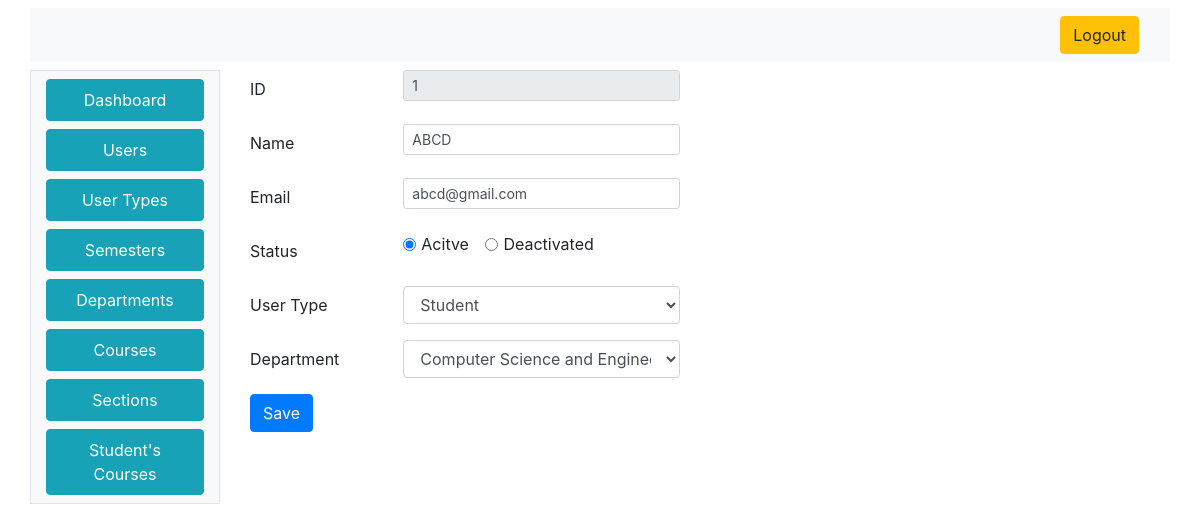
The app's page /admin/edit_user.php?UserID=1 with its own data.
### tables this page shows
CREATE TABLE `users` (
  `UserID` int(11) NOT NULL,
  `UserName` varchar(100) NOT NULL,
  `UserEmail` varchar(50) NOT NULL,
  `Password` varchar(25) NOT NULL,
  `Status` tinyint(1) NOT NULL,
  `UserTypeID` int(11) NOT NULL,
  `DepartmentID` int(11) DEFAULT NULL
);

### index_model.php (called while the page is built, shortened)
<?php
class IndexModel
{
	public $con;
	public function IndexModel()
	{
		$this->host = "localhost:3306";
		$this->user = "root";
		$this->pass = "";
		$this->dbname = "ams";
		$this->con =  new mysqli($this->host, $this->user, $this->pass, $this->dbname);
	}
	public function getAllUserTypesInfo()
	{
		$q = "SELECT * FROM usertype";
		$r = mysqli_query($this->con, $q);
		if ($r == false) {
			return 0;
		} else {
			return $r;
		}
	}
	public function getAllDepartmentsInfo()
	{
		$q = "SELECT * FROM department";
		$r = mysqli_query($this->con, $q);
		if ($r == false) {
			return 0;
		} else {
			return $r;
		}
	}
	public function getUserInfoByID($UserID)
	{
		$q = "SELECT *,UserTypeTitle,DepartmentName FROM users LEFT OUTER JOIN department on users.DepartmentID = department.DepartmentID LEFT OUTER JOIN usertype on users.UserTypeID= usertype.UserTypeID where users.UserID=" . $UserID;
		$r = mysqli_query($this->con, $q);
		if ($r == false) {
			return 0;
		} else {
			return $r;
		}
	}
}

### admin/edit_user.php (the view, shortened to what this page needs)
<html>
<head>
  <link rel="stylesheet" href="css.css">
  <link rel="stylesheet" href="https://stackpath.bootstrapcdn.com/bootstrap/4.4.1/css/bootstrap.min.css">
</head>
<body>
  <div class="container mt-2">
    <div class="row">
      <div class="col-12 mb-2 bg-light">
        <nav class="navbar navbar-expand-lg navbar-light bg-light justify-content-end">
          <a class="btn btn-warning ml-2" href="../logout.php"><i class="fa fa-sign-out" aria-hidden="true"></i>
            Logout
          </a>
        </nav>
      </div>
      <div class="col-2 bg-light border">
        <nav class=" d-none d-md-block bg-light sidebar">
          <?php
          require_once('sidebar.php');
          ?>
        </nav>
      </div>
      <div class="col-10 bg-transparent">
        <div class="container-fluid">
          <?php
          require_once('../index_model.php');
          $indObj = new IndexModel();
          $rs = $indObj->getUserInfoByID($_GET['UserID']);
          while ($r = mysqli_fetch_assoc($rs)) {
          ?>
            <form method="POST" action="update_user.php" name="datavalid" onsubmit="return validateForm()">
              <div class="form-group row">
                <label for="UserID" class="col-sm-2 col-form-label">ID</label>
                <div class="col-4">
                  <input type="text" class="form-control form-control-sm" name="UserID" value='<?php echo $r['UserID'] ?>' readonly required>
                </div>
              </div>
              <div class="form-group row">
                <label for="UserName" class="col-sm-2 col-form-label">Name</label>
                <div class="col-4">
                  <input type="text" class="form-control form-control-sm" name="UserName" value='<?php echo $r['UserName'] ?>' required>
                </div>
              </div>
              <div class="form-group row">
                <label for="UserEmail" class="col-sm-2 col-form-label">Email</label>
                <div class="col-4">
                  <input type="email" class="form-control form-control-sm" name="UserEmail" value='<?php echo $r['UserEmail'] ?>' required>
                </div>
              </div>
              <div class="form-group row">
                <label for="Status" class="col-sm-2 col-form-label">Status</label>
                <div class="col-4">
                  <?php
                  if ($r['Status'] == 1) {
                  ?>
                    <div class="form-check form-check-inline">
                      <input class="form-check-input" type="radio" name="Status" id="Active" value="1" checked>
                      <label class="form-check-label" for="Active">Acitve</label>
                    </div>
                    <div class="form-check form-check-inline">
                      <input class="form-check-input" type="radio" name="Status" id="Deactivated" value="0">
                      <label class="form-check-label" for="Deactivated">Deactivated</label>
                    </div>
                  <?php
                  }
                  ?>
                </div>
              </div>
              <div class="form-group row">
                <label for="UserTypeID" class="col-sm-2 col-form-label">User Type</label>
                <div class="col-4">
                  <select class="form-control" id="UserTypeID" name="UserTypeID">
                    <?php
                    require_once('../index_model.php');
                    $indObj = new IndexModel();
                    $rs = $indObj->getAllUserTypesInfo();
                    while ($d = mysqli_fetch_assoc($rs)) {
                      if ($r["UserTypeID"] == $d["UserTypeID"]) {
                        echo $str = "<option value=" . $d["UserTypeID"] . " selected>" . $d["UserTypeTitle"] . "</option>";
                      } else {
                        echo $str = "<option value=" . $d["UserTypeID"] . ">" . $d["UserTypeTitle"] . "</option>";
                      }
                    }
                    ?>
                  </select>
                </div>
              </div>
              <div class="form-group row">
                <label for="DepartmentID" class="col-sm-2 col-form-label">Department</label>
                <div class="col-4">
                  <select class="form-control" id="DepartmentID" name="DepartmentID">
                  <?php
                  require_once('../index_model.php');
                  $indObj = new IndexModel();
                  $rs = $indObj->getAllDepartmentsInfo();
                  while ($d = mysqli_fetch_assoc($rs)) {
                    if ($r["DepartmentID"] == $d["DepartmentID"]) {
                      echo $str = "<option value=" . $d["DepartmentID"] . " selected>" . $d["DepartmentName"] . "</option>";
                    } else {
                      echo $str = "<option value=" . $d["DepartmentID"] . ">" . $d["DepartmentName"] . "</option>";
                    }
                  }
                }
                  ?>
                  </select>
                </div>
              </div>
              <button type="submit" class="btn btn-primary"> Save</button>
            </form>
        </div>
      </div>
    </div>
  </div>
</body>
</html>

### records on screen
users: UserID "1", UserName "ABCD", UserEmail "abcd@gmail.com"

### other values on screen
form field UserTypeID "Student"
form field DepartmentID "Computer Science and Engineering"
